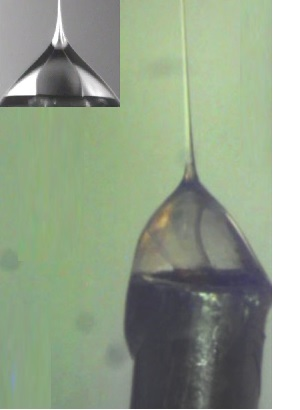
#> input picture Taylor-Cone1.jpg, 300 x 410 px, found by its file name
$ python 'find pattern 2.py'
#> lines starting #> are read from the running program, lines starting #| are printed output that depends on the picture; after the words box and inside, x2 and y2 are one past the last pixel; in counts of white or black regions, pixels touching at a corner belong together
import cv2
import numpy as np

img = cv2.imread('E:\Python Tutorial\image processing\Taylor-Cone1.jpg')
#> img is the input picture: shape (410, 300, 3); mean B, G, R 139.9, 161.5, 148
img1_gray = cv2.cvtColor(img, cv2.COLOR_BGR2GRAY)
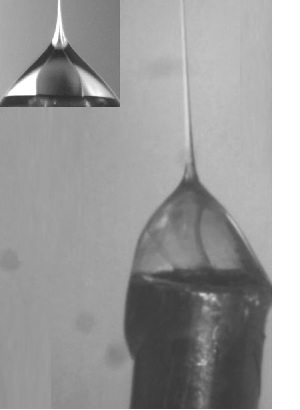
#> img1_gray: shape (410, 300); min 43, max 255, mean 155

imgtemp = cv2.imread('E:\Python Tutorial\image processing\Taylor-ConeT.jpg', 0)
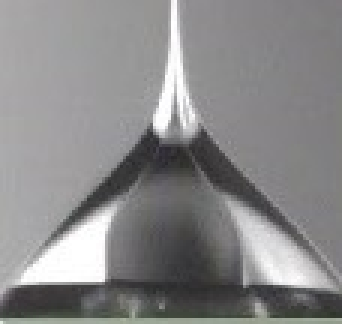
#> input picture Taylor-ConeT.jpg, 114 x 108 px, found by its file name (shown 3 times larger)
#> imgtemp: shape (108, 114); min 39, max 255, mean 136.6
h, w = imgtemp.shape
#> h = 108; w = 114

res = cv2.matchTemplate(img1_gray, imgtemp, cv2.TM_CCOEFF_NORMED)
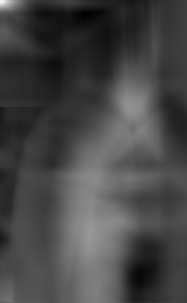
#> res: shape (303, 187) float32; min -0.337, max 0.999, mean 0.0317; drawn with min black and max white
threshhold = 0.95

loc = np.where(res >= threshhold)
#> loc = ([0, 1, 1, 1, 2], [1, 0, 1, 2, 1])

for pt in zip(*loc[::-1]):
    cv2.rectangle(img, pt, (pt[0]+w, pt[1]+h), (0, 0, 255), 1)
#> this loop made 5 passes
#> pt on passes 1 to 5: (1, 0), (0, 1), (1, 1), (2, 1), (1, 2)
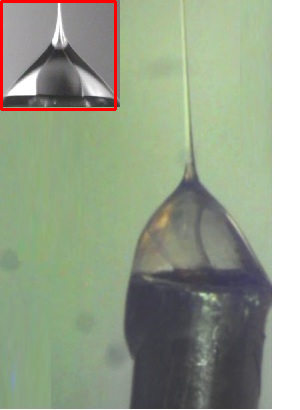
#> img: shape (410, 300, 3); 1.08% of pixels changed, all inside (x1, y1, x2, y2) = (0, 0, 117, 111)

cv2.imshow('image', img)


if cv2.waitKey(0) & 0xFF == ord('q'):
#> (key q is pressed here)
    cv2.destroyAllWindows()
